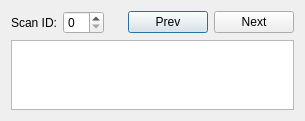
<?xml version="1.0" encoding="UTF-8"?>
<ui version="4.0">
 <class>plainPlotView</class>
 <widget class="QDialog" name="plainPlotView">
  <property name="geometry">
   <rect>
    <x>0</x>
    <y>0</y>
    <width>305</width>
    <height>115</height>
   </rect>
  </property>
  <property name="windowTitle">
   <string>Basic Data Viewer</string>
  </property>
  <layout class="QGridLayout" name="gridLayout">
   <item row="0" column="0">
    <layout class="QVBoxLayout" name="verticalLayout">
     <item>
      <layout class="QHBoxLayout" name="horizontalLayout_3">
       <item>
        <widget class="QLabel" name="scanNumber">
         <property name="text">
          <string>Scan ID:</string>
         </property>
        </widget>
       </item>
       <item>
        <widget class="QSpinBox" name="scanIDspinbox"/>
       </item>
       <item>
        <spacer name="horizontalSpacer">
         <property name="orientation">
          <enum>Qt::Horizontal</enum>
         </property>
         <property name="sizeHint" stdset="0">
          <size>
           <width>40</width>
           <height>20</height>
          </size>
         </property>
        </spacer>
       </item>
       <item>
        <widget class="QPushButton" name="showPreviousBtn">
         <property name="text">
          <string>Prev</string>
         </property>
        </widget>
       </item>
       <item>
        <widget class="QPushButton" name="showNextBtn">
         <property name="text">
          <string>Next</string>
         </property>
        </widget>
       </item>
      </layout>
     </item>
     <item>
      <widget class="PlotWidget" name="viewPart"/>
     </item>
    </layout>
   </item>
  </layout>
 </widget>
 <customwidgets>
  <customwidget>
   <class>PlotWidget</class>
   <extends>QGraphicsView</extends>
   <header>pyqtgraph</header>
  </customwidget>
 </customwidgets>
 <resources/>
 <connections/>
</ui>
